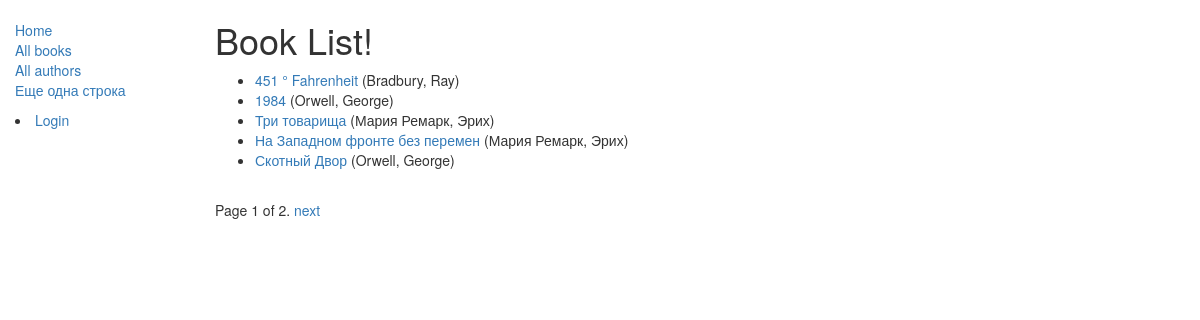
/catalog/books/, run on the app's committed database.
### catalog/models.py (models this page shows, shortened)
class Book(models.Model):
    title = models.CharField(max_length=200)
    author = models.ForeignKey('Author', on_delete=models.SET_NULL, null=True)
    summary = models.TextField(max_length=1000, help_text='Enter a brief description of the book')
    isbn = models.CharField('ISBN', max_length=13, unique=True,
                             help_text='13 Character <a href="https://www.isbn-international.org/content/what-isbn">ISBN number</a>')
    genre = models.ManyToManyField(Genre, help_text='Select a genre for this book')
    Language = models.ForeignKey('Language', on_delete=models.SET_NULL, null=True)
    def get_absolute_url(self):
        return reverse('book-detail', args=[str(self.id)])
    def display_genre(self):
        """
        Creates a string for the Genre. This is required to display genre in Admin.
        """
        return ', '.join([ genre.name for genre in self.genre.all()[:3] ])
    display_genre.short_description = 'Genre'

class Author(models.Model):
    first_name = models.CharField(max_length=100)
    last_name = models.CharField(max_length=100)
    date_of_birth = models.DateField(null=True, blank=True)
    date_of_death = models.DateField('died', null=True, blank=True)
    class Meta:
        ordering = ['last_name', 'first_name']
    def __str__(self):
        return f'{self.last_name}, {self.first_name}'

### catalog/views.py (the view)
class BookListView(generic.ListView):
    model = Book
    paginate_by = 5

### catalog/templates/catalog/book_list.html
{% extends "base_generic.html" %}
{% block content %}
    <h1>Book List!</h1>
    {% if book_list %}
    <ul>
      {% for book in book_list %}
      <li>
        <a href="{{ book.get_absolute_url }}">{{ book.title }}</a> ({{book.author}})
      </li>
      {% endfor %}
    </ul>
    {% else %}
      <p>There are no books in the library.</p>
    {% endif %}
{% endblock %}

### data on the page
Book: title "451 ° Fahrenheit", author "Bradbury, Ray"
Book: title "1984", author "Orwell, George"
Book: title "Три товарища", author "Мария Ремарк, Эрих"
Book: title "На Западном фронте без перемен", author "Мария Ремарк, Эрих"
Book: title "Скотный Двор", author "Orwell, George"

### other printed values
{{ page_obj.number }} "1"
{{ page_obj.paginator.num_pages }} "2"
